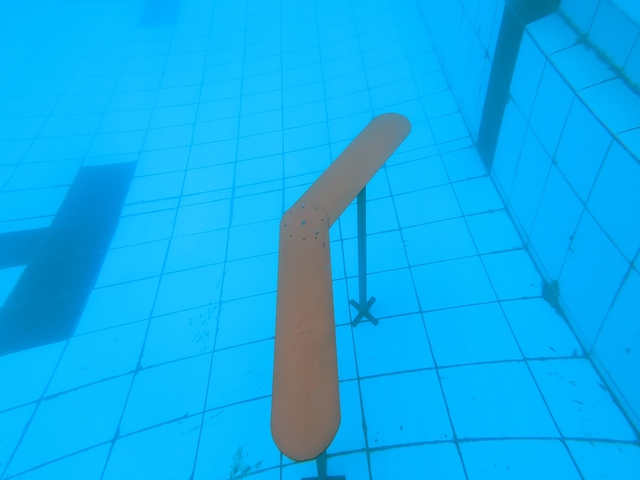
#> input picture ImagesQuery/aRightSmall.jpg, 640 x 480 px
$ python TempletMatching.py
#> lines starting #> are read from the running program, lines starting #| are printed output that depends on the picture
# Python program to illustrate
# template matching
import cv2
import numpy as np

# Read the main image
img_rgb = cv2.imread('ImagesQuery/aRightSmall.jpg')
#> img_rgb is the input picture: shape (480, 640, 3); mean B, G, R 238.3, 174, 14.4

# Convert it to grayscale
img_gray = cv2.cvtColor(img_rgb, cv2.COLOR_BGR2GRAY)
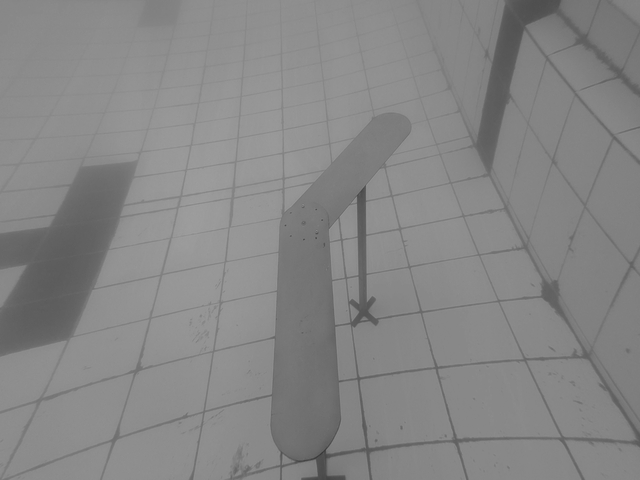
#> img_gray: shape (480, 640); min 54, max 158, mean 133.6

# Read the template
template = cv2.imread('ImagesQuery/rightOnlySmall.png', 0)
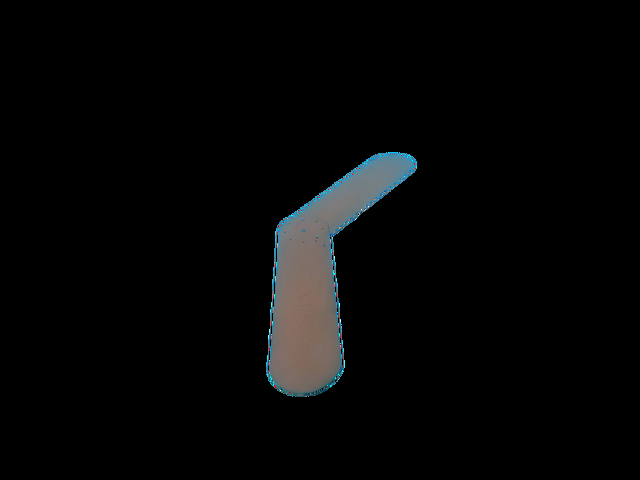
#> input picture ImagesQuery/rightOnlySmall.png, 640 x 480 px
#> template: shape (480, 640); min 0, max 255, mean 6.1

# Store width and height of template in w and h
w, h = template.shape[::-1]
#> w = 640; h = 480

# Perform match operations.
res = cv2.matchTemplate(img_gray, template, cv2.TM_CCOEFF_NORMED)
#> res = [-0.2]

# Specify a threshold
# threshold = 0.39 works with only left.
threshold = 0.3

# Store the coordinates of matched area in a numpy array
loc = np.where(res >= threshold)
#> loc = (empty array, empty array)

# Draw a rectangle around the matched region.
for pt in zip(*loc[::-1]):
	print("Found")
	cv2.rectangle(img_rgb, pt, (pt[0] + w, pt[1] + h), (0,255,255), 2)
#> this loop made 0 passes

# Show the final image with the matched area.
cv2.imshow('Detected', img_rgb)
# imS = cv2.resize(img_rgb, (960, 540))                # Resize image
# cv2.imshow("output", imS)
cv2.waitKey(0)
cv2.destroyAllWindows()
